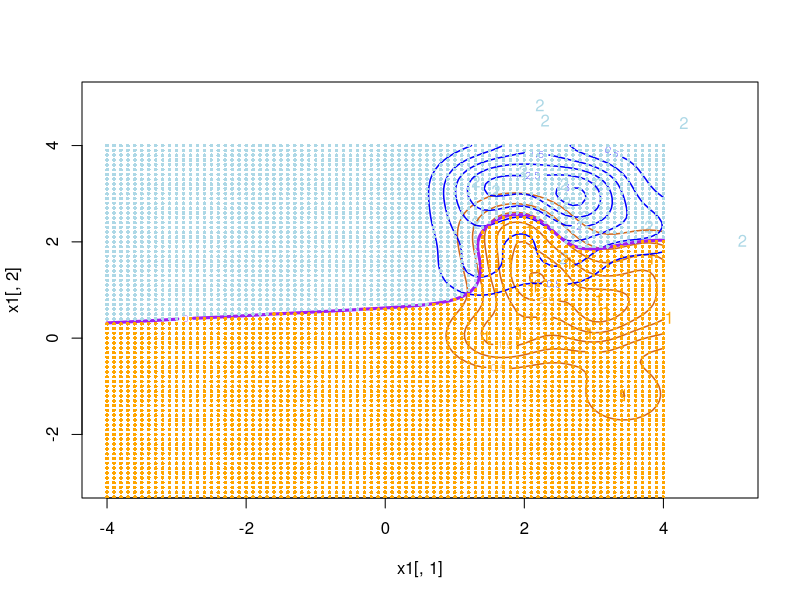

Recreate this plot in R.
library(MASS)
library(mvtnorm)



N1 = 15
N2 = 15
K = 2

mu1 = c(3,1)
mu2 = c(2,3)

cov1 = 0
v11 = 1
v12 = 1
Sigma1 = matrix(c(v11,cov1,cov1,v12),nrow=2)

cov2 = 0
v21 = 1
v22 = 1
Sigma2 = matrix(c(v21,cov2,cov2,v22),nrow=2)

x1 = rmvnorm(N1,mu1,Sigma1)
x2 = rmvnorm(N2,mu2,Sigma2)

#x1 = matrix(c(1,0,1,0,-1,2),nrow=3)

plot(x1[,1],x1[,2],col="orange",xlim=c(-4,5),ylim=c(-3,5),pch="1",bg="orange")
points(x2[,1],x2[,2],col="lightblue",pch="2",bg="lightblue")

K1seq=seq(-4,4,by=.1)
K2seq=seq(-4,4,by=.1)

delta1 = matrix(NA,nrow=length(K1seq),ncol=length(K1seq))
delta2 = matrix(NA,nrow=length(K1seq),ncol=length(K1seq))

for (i in 1:length(K1seq))
{
  for (j in 1:length(K2seq))
  {
	delta1[i,j]<-sum(exp(rep(-5,N1)*((x1[,1]-rep(K1seq[i],N1))^2+(x1[,2]-rep(K2seq[j],N1))^2)/rep(2,N1)))
	delta2[i,j]<-sum(exp(rep(-5,N2)*((x2[,1]-rep(K1seq[i],N2))^2+(x2[,2]-rep(K2seq[j],N2))^2)/rep(2,N2)))
  }  
}  
contour(K1seq,K2seq,delta1,add=TRUE,col="chocolate",lwd=1.5)
contour(K1seq,K2seq,delta2,add=TRUE,col="blue",lwd=1.5)
contour(K1seq,K2seq,delta1-delta2,levels=0,add=TRUE,col="purple",lwd=3)


color.pal=c("orange","lightblue")
   for (i in 1:length(K1seq))
   {
     for (j in 1:length(K2seq))
     {     
       points(K1seq[i],K2seq[j],col=color.pal[which.max(c(delta1[i,j],delta2[i,j]))],pch=16,cex=.5)
     }
   }


